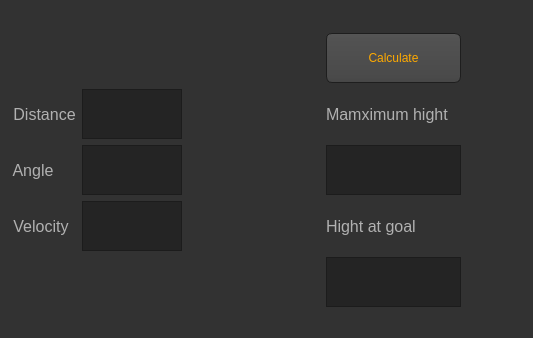
<?xml version="1.0" encoding="UTF-8"?>
<ui version="4.0">
 <class>MainWindow</class>
 <widget class="QMainWindow" name="MainWindow">
  <property name="geometry">
   <rect>
    <x>0</x>
    <y>0</y>
    <width>533</width>
    <height>338</height>
   </rect>
  </property>
  <property name="windowTitle">
   <string>MainWindow</string>
  </property>
  <property name="styleSheet">
   <string notr="true">QToolTip
{
     border: 1px solid black;
     background-color: #ffa02f;
     padding: 1px;
     border-radius: 3px;
     opacity: 100;
}

QWidget
{
    color: #b1b1b1;
    background-color: #323232;
}

QTreeView, QListView
{
    background-color: silver;
    margin-left: 5px;
}

QWidget:item:hover
{
    background-color: QLinearGradient( x1: 0, y1: 0, x2: 0, y2: 1, stop: 0 #ffa02f, stop: 1 #ca0619);
    color: #000000;
}

QWidget:item:selected
{
    background-color: QLinearGradient( x1: 0, y1: 0, x2: 0, y2: 1, stop: 0 #ffa02f, stop: 1 #d7801a);
}

QMenuBar::item
{
    background: transparent;
}

QMenuBar::item:selected
{
    background: transparent;
    border: 1px solid #ffaa00;
}

QMenuBar::item:pressed
{
    background: #444;
    border: 1px solid #000;
    background-color: QLinearGradient(
        x1:0, y1:0,
        x2:0, y2:1,
        stop:1 #212121,
        stop:0.4 #343434/*,
        stop:0.2 #343434,
        stop:0.1 #ffaa00*/
    );
    margin-bottom:-1px;
    padding-bottom:1px;
}

QMenu
{
    border: 1px solid #000;
}

QMenu::item
{
    padding: 2px 20px 2px 20px;
}

QMenu::item:selected
{
    color: #000000;
}

QWidget:disabled
{
    color: #808080;
    background-color: #323232;
}

QAbstractItemView
{
    background-color: QLinearGradient( x1: 0, y1: 0, x2: 0, y2: 1, stop: 0 #4d4d4d, stop: 0.1 #646464, stop: 1 #5d5d5d);
}

QWidget:focus
{
    /*border: 1px solid darkgray;*/
}

QLineEdit
{
    background-color: QLinearGradient( x1: 0, y1: 0, x2: 0, y2: 1, stop: 0 #4d4d4d, stop: 0 #646464, stop: 1 #5d5d5d);
    padding: 1px;
    border-style: solid;
    border: 1px solid #1e1e1e;
    border-radius: 5;
}

QPushButton
{
    color: #b1b1b1;
    background-color: QLinearGradient( x1: 0, y1: 0, x2: 0, y2: 1, stop: 0 #565656, stop: 0.1 #525252, stop: 0.5 #4e4e4e, stop: 0.9 #4a4a4a, stop: 1 #464646);
    border-width: 1px;
    border-color: #1e1e1e;
    border-style: solid;
    border-radius: 6;
    padding: 3px;
    font-size: 12px;
    padding-left: 5px;
    padding-right: 5px;
    min-width: 40px;
}

QPushButton:pressed
{
    background-color: QLinearGradient( x1: 0, y1: 0, x2: 0, y2: 1, stop: 0 #2d2d2d, stop: 0.1 #2b2b2b, stop: 0.5 #292929, stop: 0.9 #282828, stop: 1 #252525);
}

QComboBox
{
    selection-background-color: #ffaa00;
    background-color: QLinearGradient( x1: 0, y1: 0, x2: 0, y2: 1, stop: 0 #565656, stop: 0.1 #525252, stop: 0.5 #4e4e4e, stop: 0.9 #4a4a4a, stop: 1 #464646);
    border-style: solid;
    border: 1px solid #1e1e1e;
    border-radius: 5;
}

QComboBox:hover,QPushButton:hover
{
    border: 2px solid QLinearGradient( x1: 0, y1: 0, x2: 0, y2: 1, stop: 0 #ffa02f, stop: 1 #d7801a);
}


QComboBox:on
{
    padding-top: 3px;
    padding-left: 4px;
    background-color: QLinearGradient( x1: 0, y1: 0, x2: 0, y2: 1, stop: 0 #2d2d2d, stop: 0.1 #2b2b2b, stop: 0.5 #292929, stop: 0.9 #282828, stop: 1 #252525);
    selection-background-color: #ffaa00;
}

QComboBox QAbstractItemView
{
    border: 2px solid darkgray;
    selection-background-color: QLinearGradient( x1: 0, y1: 0, x2: 0, y2: 1, stop: 0 #ffa02f, stop: 1 #d7801a);
}

QComboBox::drop-down
{
     subcontrol-origin: padding;
     subcontrol-position: top right;
     width: 15px;

     border-left-width: 0px;
     border-left-color: darkgray;
     border-left-style: solid; /* just a single line */
     border-top-right-radius: 3px; /* same radius as the QComboBox */
     border-bottom-right-radius: 3px;
 }

QComboBox::down-arrow
{
     image: url(:/dark_orange/img/down_arrow.png);
}

QGroupBox
{
    border: 1px solid darkgray;
    margin-top: 10px;
}

QGroupBox:focus
{
    border: 1px solid darkgray;
}

QTextEdit:focus
{
    border: 1px solid darkgray;
}

QScrollBar:horizontal {
     border: 1px solid #222222;
     background: QLinearGradient( x1: 0, y1: 0, x2: 0, y2: 1, stop: 0.0 #121212, stop: 0.2 #282828, stop: 1 #484848);
     height: 7px;
     margin: 0px 16px 0 16px;
}

QScrollBar::handle:horizontal
{
      background: QLinearGradient( x1: 0, y1: 0, x2: 1, y2: 0, stop: 0 #ffa02f, stop: 0.5 #d7801a, stop: 1 #ffa02f);
      min-height: 20px;
      border-radius: 2px;
}

QScrollBar::add-line:horizontal {
      border: 1px solid #1b1b19;
      border-radius: 2px;
      background: QLinearGradient( x1: 0, y1: 0, x2: 1, y2: 0, stop: 0 #ffa02f, stop: 1 #d7801a);
      width: 14px;
      subcontrol-position: right;
      subcontrol-origin: margin;
}

QScrollBar::sub-line:horizontal {
      border: 1px solid #1b1b19;
      border-radius: 2px;
      background: QLinearGradient( x1: 0, y1: 0, x2: 1, y2: 0, stop: 0 #ffa02f, stop: 1 #d7801a);
      width: 14px;
     subcontrol-position: left;
     subcontrol-origin: margin;
}

QScrollBar::right-arrow:horizontal, QScrollBar::left-arrow:horizontal
{
      border: 1px solid black;
      width: 1px;
      height: 1px;
      background: white;
}

QScrollBar::add-page:horizontal, QScrollBar::sub-page:horizontal
{
      background: none;
}

QScrollBar:vertical
{
      background: QLinearGradient( x1: 0, y1: 0, x2: 1, y2: 0, stop: 0.0 #121212, stop: 0.2 #282828, stop: 1 #484848);
      width: 7px;
      margin: 16px 0 16px 0;
      border: 1px solid #222222;
}

QScrollBar::handle:vertical
{
      background: QLinearGradient( x1: 0, y1: 0, x2: 0, y2: 1, stop: 0 #ffa02f, stop: 0.5 #d7801a, stop: 1 #ffa02f);
      min-height: 20px;
      border-radius: 2px;
}

QScrollBar::add-line:vertical
{
      border: 1px solid #1b1b19;
      border-radius: 2px;
      background: QLinearGradient( x1: 0, y1: 0, x2: 0, y2: 1, stop: 0 #ffa02f, stop: 1 #d7801a);
      height: 14px;
      subcontrol-position: bottom;
      subcontrol-origin: margin;
}

QScrollBar::sub-line:vertical
{
      border: 1px solid #1b1b19;
      border-radius: 2px;
      background: QLinearGradient( x1: 0, y1: 0, x2: 0, y2: 1, stop: 0 #d7801a, stop: 1 #ffa02f);
      height: 14px;
      subcontrol-position: top;
      subcontrol-origin: margin;
}

QScrollBar::up-arrow:vertical, QScrollBar::down-arrow:vertical
{
      border: 1px solid black;
      width: 1px;
      height: 1px;
      background: white;
}


QScrollBar::add-page:vertical, QScrollBar::sub-page:vertical
{
      background: none;
}

QTextEdit
{
    background-color: #242424;
}

QPlainTextEdit
{
    background-color: #242424;
}

QHeaderView::section
{
    background-color: QLinearGradient(x1:0, y1:0, x2:0, y2:1, stop:0 #616161, stop: 0.5 #505050, stop: 0.6 #434343, stop:1 #656565);
    color: white;
    padding-left: 4px;
    border: 1px solid #6c6c6c;
}

QCheckBox:disabled
{
color: #414141;
}

QDockWidget::title
{
    text-align: center;
    spacing: 3px; /* spacing between items in the tool bar */
    background-color: QLinearGradient(x1:0, y1:0, x2:0, y2:1, stop:0 #323232, stop: 0.5 #242424, stop:1 #323232);
}

QDockWidget::close-button, QDockWidget::float-button
{
    text-align: center;
    spacing: 1px; /* spacing between items in the tool bar */
    background-color: QLinearGradient(x1:0, y1:0, x2:0, y2:1, stop:0 #323232, stop: 0.5 #242424, stop:1 #323232);
}

QDockWidget::close-button:hover, QDockWidget::float-button:hover
{
    background: #242424;
}

QDockWidget::close-button:pressed, QDockWidget::float-button:pressed
{
    padding: 1px -1px -1px 1px;
}

QMainWindow::separator
{
    background-color: QLinearGradient(x1:0, y1:0, x2:0, y2:1, stop:0 #161616, stop: 0.5 #151515, stop: 0.6 #212121, stop:1 #343434);
    color: white;
    padding-left: 4px;
    border: 1px solid #4c4c4c;
    spacing: 3px; /* spacing between items in the tool bar */
}

QMainWindow::separator:hover
{

    background-color: QLinearGradient(x1:0, y1:0, x2:0, y2:1, stop:0 #d7801a, stop:0.5 #b56c17 stop:1 #ffa02f);
    color: white;
    padding-left: 4px;
    border: 1px solid #6c6c6c;
    spacing: 3px; /* spacing between items in the tool bar */
}

QToolBar::handle
{
     spacing: 3px; /* spacing between items in the tool bar */
     background: url(:/dark_orange/img/handle.png);
}

QMenu::separator
{
    height: 2px;
    background-color: QLinearGradient(x1:0, y1:0, x2:0, y2:1, stop:0 #161616, stop: 0.5 #151515, stop: 0.6 #212121, stop:1 #343434);
    color: white;
    padding-left: 4px;
    margin-left: 10px;
    margin-right: 5px;
}

QProgressBar
{
    border: 2px solid grey;
    border-radius: 5px;
    text-align: center;
}

QProgressBar::chunk
{
    background-color: #d7801a;
    width: 2.15px;
    margin: 0.5px;
}

QTabBar::tab {
    color: #b1b1b1;
    border: 1px solid #444;
    border-bottom-style: none;
    background-color: #323232;
    padding-left: 10px;
    padding-right: 10px;
    padding-top: 3px;
    padding-bottom: 2px;
    margin-right: -1px;
}

QTabWidget::pane {
    border: 1px solid #444;
    top: 1px;
}

QTabBar::tab:last
{
    margin-right: 0; /* the last selected tab has nothing to overlap with on the right */
    border-top-right-radius: 3px;
}

QTabBar::tab:first:!selected
{
 margin-left: 0px; /* the last selected tab has nothing to overlap with on the right */


    border-top-left-radius: 3px;
}

QTabBar::tab:!selected
{
    color: #b1b1b1;
    border-bottom-style: solid;
    margin-top: 3px;
    background-color: QLinearGradient(x1:0, y1:0, x2:0, y2:1, stop:1 #212121, stop:.4 #343434);
}

QTabBar::tab:selected
{
    border-top-left-radius: 3px;
    border-top-right-radius: 3px;
    margin-bottom: 0px;
}

QTabBar::tab:!selected:hover
{
    /*border-top: 2px solid #ffaa00;
    padding-bottom: 3px;*/
    border-top-left-radius: 3px;
    border-top-right-radius: 3px;
    background-color: QLinearGradient(x1:0, y1:0, x2:0, y2:1, stop:1 #212121, stop:0.4 #343434, stop:0.2 #343434, stop:0.1 #ffaa00);
}

QRadioButton::indicator:checked, QRadioButton::indicator:unchecked{
    color: #b1b1b1;
    background-color: #323232;
    border: 1px solid #b1b1b1;
    border-radius: 6px;
}

QRadioButton::indicator:checked
{
    background-color: qradialgradient(
        cx: 0.5, cy: 0.5,
        fx: 0.5, fy: 0.5,
        radius: 1.0,
        stop: 0.25 #ffaa00,
        stop: 0.3 #323232
    );
}

QCheckBox::indicator{
    color: #b1b1b1;
    background-color: #323232;
    border: 1px solid #b1b1b1;
    width: 9px;
    height: 9px;
}

QRadioButton::indicator
{
    border-radius: 6px;
}

QRadioButton::indicator:hover, QCheckBox::indicator:hover
{
    border: 1px solid #ffaa00;
}

QCheckBox::indicator:checked
{
    image:url(:/dark_orange/img/checkbox.png);
}

QCheckBox::indicator:disabled, QRadioButton::indicator:disabled
{
    border: 1px solid #444;
}


QSlider::groove:horizontal {
    border: 1px solid #3A3939;
    height: 8px;
    background: #201F1F;
    margin: 2px 0;
    border-radius: 2px;
}

QSlider::handle:horizontal {
    background: QLinearGradient( x1: 0, y1: 0, x2: 0, y2: 1,
      stop: 0.0 silver, stop: 0.2 #a8a8a8, stop: 1 #727272);
    border: 1px solid #3A3939;
    width: 14px;
    height: 14px;
    margin: -4px 0;
    border-radius: 2px;
}

QSlider::groove:vertical {
    border: 1px solid #3A3939;
    width: 8px;
    background: #201F1F;
    margin: 0 0px;
    border-radius: 2px;
}

QSlider::handle:vertical {
    background: QLinearGradient( x1: 0, y1: 0, x2: 0, y2: 1, stop: 0.0 silver,
      stop: 0.2 #a8a8a8, stop: 1 #727272);
    border: 1px solid #3A3939;
    width: 14px;
    height: 14px;
    margin: 0 -4px;
    border-radius: 2px;
}

QAbstractSpinBox {
    padding-top: 2px;
    padding-bottom: 2px;
    border: 1px solid darkgray;

    border-radius: 2px;
    min-width: 50px;
}

</string>
  </property>
  <widget class="QWidget" name="centralwidget">
   <layout class="QGridLayout" name="gridLayout">
    <item row="2" column="3">
     <widget class="QLabel" name="label_4">
      <property name="font">
       <font>
        <pointsize>12</pointsize>
       </font>
      </property>
      <property name="text">
       <string>Mamximum hight</string>
      </property>
     </widget>
    </item>
    <item row="3" column="0">
     <widget class="QLabel" name="label_2">
      <property name="font">
       <font>
        <pointsize>12</pointsize>
       </font>
      </property>
      <property name="text">
       <string> Angle</string>
      </property>
     </widget>
    </item>
    <item row="3" column="1">
     <widget class="QTextEdit" name="anglebox">
      <property name="minimumSize">
       <size>
        <width>90</width>
        <height>40</height>
       </size>
      </property>
      <property name="maximumSize">
       <size>
        <width>100</width>
        <height>50</height>
       </size>
      </property>
      <property name="font">
       <font>
        <pointsize>14</pointsize>
       </font>
      </property>
     </widget>
    </item>
    <item row="3" column="2">
     <spacer name="horizontalSpacer">
      <property name="orientation">
       <enum>Qt::Horizontal</enum>
      </property>
      <property name="sizeHint" stdset="0">
       <size>
        <width>138</width>
        <height>20</height>
       </size>
      </property>
     </spacer>
    </item>
    <item row="3" column="3">
     <widget class="QTextBrowser" name="maxhightbox">
      <property name="maximumSize">
       <size>
        <width>135</width>
        <height>50</height>
       </size>
      </property>
      <property name="font">
       <font>
        <pointsize>14</pointsize>
       </font>
      </property>
      <property name="styleSheet">
       <string notr="true">color: rgb(255, 170, 0);</string>
      </property>
      <property name="html">
       <string>&lt;!DOCTYPE HTML PUBLIC &quot;-//W3C//DTD HTML 4.0//EN&quot; &quot;http://www.w3.org/TR/REC-html40/strict.dtd&quot;&gt;
&lt;html&gt;&lt;head&gt;&lt;meta name=&quot;qrichtext&quot; content=&quot;1&quot; /&gt;&lt;style type=&quot;text/css&quot;&gt;
p, li { white-space: pre-wrap; }
&lt;/style&gt;&lt;/head&gt;&lt;body style=&quot; font-family:'MS Shell Dlg 2'; font-size:14pt; font-weight:400; font-style:normal;&quot;&gt;
&lt;p style=&quot;-qt-paragraph-type:empty; margin-top:0px; margin-bottom:0px; margin-left:0px; margin-right:0px; -qt-block-indent:0; text-indent:0px; font-size:8.25pt;&quot;&gt;&lt;br /&gt;&lt;/p&gt;&lt;/body&gt;&lt;/html&gt;</string>
      </property>
     </widget>
    </item>
    <item row="3" column="4">
     <spacer name="horizontalSpacer_2">
      <property name="orientation">
       <enum>Qt::Horizontal</enum>
      </property>
      <property name="sizeHint" stdset="0">
       <size>
        <width>51</width>
        <height>20</height>
       </size>
      </property>
     </spacer>
    </item>
    <item row="4" column="3">
     <widget class="QLabel" name="label_5">
      <property name="font">
       <font>
        <pointsize>12</pointsize>
       </font>
      </property>
      <property name="text">
       <string>Hight at goal</string>
      </property>
     </widget>
    </item>
    <item row="5" column="3">
     <widget class="QTextBrowser" name="hightatgoalbox">
      <property name="maximumSize">
       <size>
        <width>135</width>
        <height>50</height>
       </size>
      </property>
      <property name="font">
       <font>
        <pointsize>14</pointsize>
       </font>
      </property>
      <property name="styleSheet">
       <string notr="true">color: rgb(255, 170, 0);</string>
      </property>
      <property name="html">
       <string>&lt;!DOCTYPE HTML PUBLIC &quot;-//W3C//DTD HTML 4.0//EN&quot; &quot;http://www.w3.org/TR/REC-html40/strict.dtd&quot;&gt;
&lt;html&gt;&lt;head&gt;&lt;meta name=&quot;qrichtext&quot; content=&quot;1&quot; /&gt;&lt;style type=&quot;text/css&quot;&gt;
p, li { white-space: pre-wrap; }
&lt;/style&gt;&lt;/head&gt;&lt;body style=&quot; font-family:'MS Shell Dlg 2'; font-size:14pt; font-weight:400; font-style:normal;&quot;&gt;
&lt;p style=&quot;-qt-paragraph-type:empty; margin-top:0px; margin-bottom:0px; margin-left:0px; margin-right:0px; -qt-block-indent:0; text-indent:0px; font-size:8.25pt;&quot;&gt;&lt;br /&gt;&lt;/p&gt;&lt;/body&gt;&lt;/html&gt;</string>
      </property>
     </widget>
    </item>
    <item row="5" column="4">
     <spacer name="horizontalSpacer_3">
      <property name="orientation">
       <enum>Qt::Horizontal</enum>
      </property>
      <property name="sizeHint" stdset="0">
       <size>
        <width>51</width>
        <height>20</height>
       </size>
      </property>
     </spacer>
    </item>
    <item row="2" column="1">
     <widget class="QTextEdit" name="distancebox">
      <property name="minimumSize">
       <size>
        <width>90</width>
        <height>40</height>
       </size>
      </property>
      <property name="maximumSize">
       <size>
        <width>100</width>
        <height>50</height>
       </size>
      </property>
      <property name="font">
       <font>
        <pointsize>14</pointsize>
       </font>
      </property>
     </widget>
    </item>
    <item row="2" column="0">
     <widget class="QLabel" name="label">
      <property name="font">
       <font>
        <pointsize>12</pointsize>
       </font>
      </property>
      <property name="text">
       <string> Distance</string>
      </property>
     </widget>
    </item>
    <item row="4" column="1">
     <widget class="QTextEdit" name="velocitybox">
      <property name="minimumSize">
       <size>
        <width>90</width>
        <height>40</height>
       </size>
      </property>
      <property name="maximumSize">
       <size>
        <width>100</width>
        <height>50</height>
       </size>
      </property>
      <property name="font">
       <font>
        <pointsize>14</pointsize>
       </font>
      </property>
     </widget>
    </item>
    <item row="4" column="0">
     <widget class="QLabel" name="label_3">
      <property name="font">
       <font>
        <pointsize>12</pointsize>
       </font>
      </property>
      <property name="text">
       <string> Velocity</string>
      </property>
     </widget>
    </item>
    <item row="0" column="3">
     <widget class="QLabel" name="label_6">
      <property name="text">
       <string/>
      </property>
     </widget>
    </item>
    <item row="1" column="3">
     <widget class="QPushButton" name="calcbotton">
      <property name="minimumSize">
       <size>
        <width>52</width>
        <height>50</height>
       </size>
      </property>
      <property name="styleSheet">
       <string notr="true">color: rgb(255, 170, 0);</string>
      </property>
      <property name="text">
       <string>Calculate</string>
      </property>
     </widget>
    </item>
   </layout>
  </widget>
  <widget class="QMenuBar" name="menubar">
   <property name="geometry">
    <rect>
     <x>0</x>
     <y>0</y>
     <width>533</width>
     <height>21</height>
    </rect>
   </property>
  </widget>
  <widget class="QStatusBar" name="statusbar"/>
 </widget>
 <resources/>
 <connections/>
</ui>
